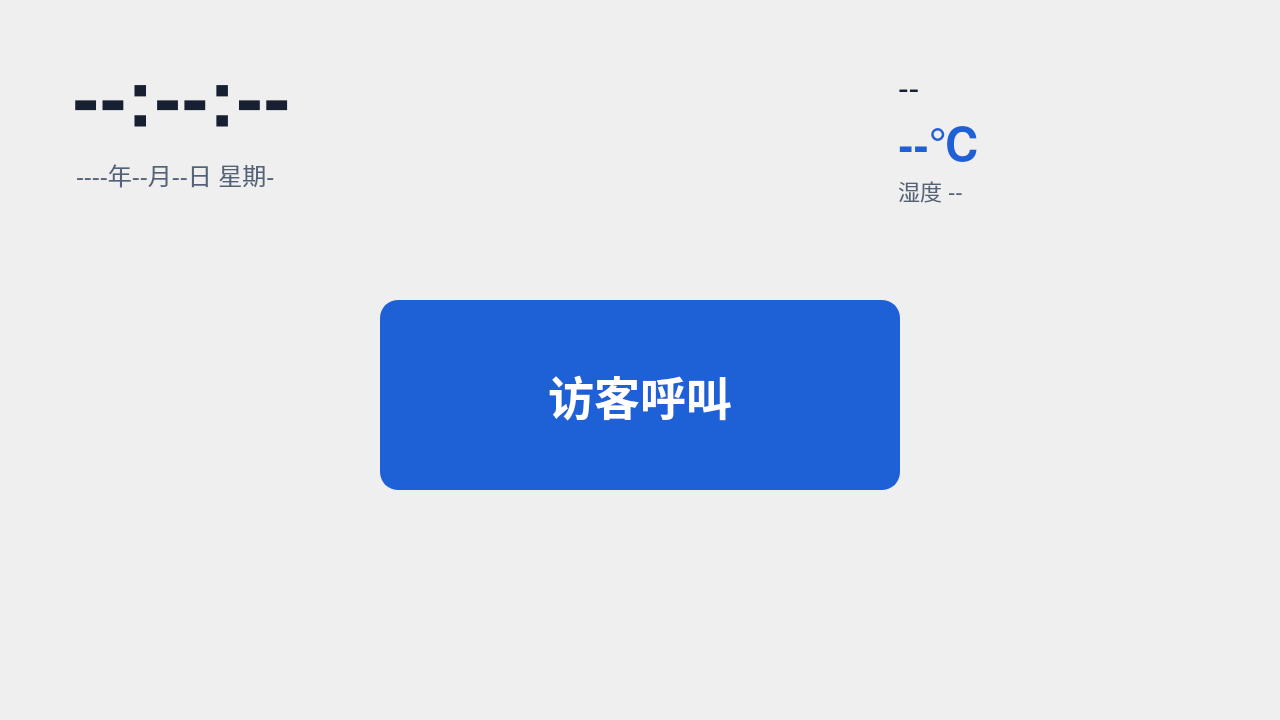
<?xml version='1.0' encoding='utf-8'?>
<ui version="4.0">
 <class>home</class>
 <widget class="QWidget" name="home">
  <property name="geometry">
   <rect><x>0</x><y>0</y><width>1280</width><height>720</height></rect>
  </property>
  <property name="windowTitle">
   <string>门禁可视对讲</string>
  </property>
  <widget class="QFrame" name="topCard">
   <property name="geometry">
    <rect><x>32</x><y>28</y><width>1216</width><height>196</height></rect>
   </property>
   <property name="card" stdset="0"><string>true</string></property>
   <widget class="QLabel" name="timeLabel">
    <property name="geometry"><rect><x>40</x><y>18</y><width>520</width><height>104</height></rect></property>
    <property name="text"><string>--:--:--</string></property>
    <property name="styleSheet"><string notr="true">font-size: 82px; font-weight: 600; color: #172033;</string></property>
   </widget>
   <widget class="QLabel" name="dateLabel">
    <property name="geometry"><rect><x>44</x><y>126</y><width>560</width><height>40</height></rect></property>
    <property name="text"><string>----年--月--日 星期-</string></property>
    <property name="styleSheet"><string notr="true">font-size: 24px; color: #536276;</string></property>
   </widget>
   <widget class="QLabel" name="wxIconLabel">
    <property name="geometry"><rect><x>744</x><y>40</y><width>104</width><height>104</height></rect></property>
    <property name="text"><string/></property>
    <property name="scaledContents"><bool>true</bool></property>
   </widget>
   <widget class="QLabel" name="weatherLabel">
    <property name="geometry"><rect><x>866</x><y>34</y><width>320</width><height>52</height></rect></property>
    <property name="text"><string>--</string></property>
    <property name="styleSheet"><string notr="true">font-size: 32px; color: #172033;</string></property>
   </widget>
   <widget class="QLabel" name="tempLabel">
    <property name="geometry"><rect><x>866</x><y>84</y><width>320</width><height>60</height></rect></property>
    <property name="text"><string>--℃</string></property>
    <property name="styleSheet"><string notr="true">font-size: 46px; font-weight: 600; color: #1E60D5;</string></property>
   </widget>
   <widget class="QLabel" name="humiLabel">
    <property name="geometry"><rect><x>866</x><y>144</y><width>320</width><height>36</height></rect></property>
    <property name="text"><string>湿度 --</string></property>
    <property name="styleSheet"><string notr="true">font-size: 22px; color: #536276;</string></property>
   </widget>
  </widget>
  <widget class="QPushButton" name="callBtn">
   <property name="geometry"><rect><x>380</x><y>300</y><width>520</width><height>190</height></rect></property>
   <property name="text"><string>访客呼叫</string></property>
   <property name="styleSheet">
    <string notr="true">QPushButton {
    background-color: #1E60D5; color: #FFFFFF;
    border: 2px solid #1E60D5; border-radius: 18px;
    font-size: 46px; font-weight: 600;
}
QPushButton:hover { background-color: #1750B0; border-color: #1750B0; }
QPushButton:pressed { background-color: #12408F; border-color: #12408F; }</string>
   </property>
  </widget>
  <!-- ★ 2026-10-20 清理：门口机屏幕是给访客看的，删掉所有技术/调试文字
       - tipLabel    「按下呼叫住户终端（视频 + 双向对讲）」→ 删（按钮下方小字）
       - deviceLabel 「门口机 rk3506b-01 · 视频链路就绪」→ 删（设备号 + 链路术语）
       - relayLabel  「中转 192.168.137.94:8080 · 在线」→ 删（IP + 中转术语） -->
 </widget>
 <layoutdefault spacing="6" margin="11"/>
 <resources/>
 <connections/>
</ui>
